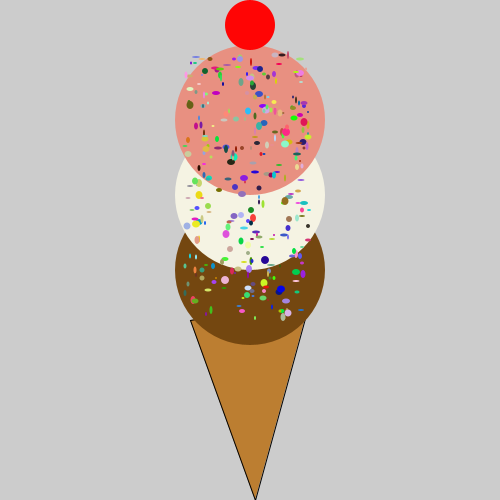
Frame 1 (no input)
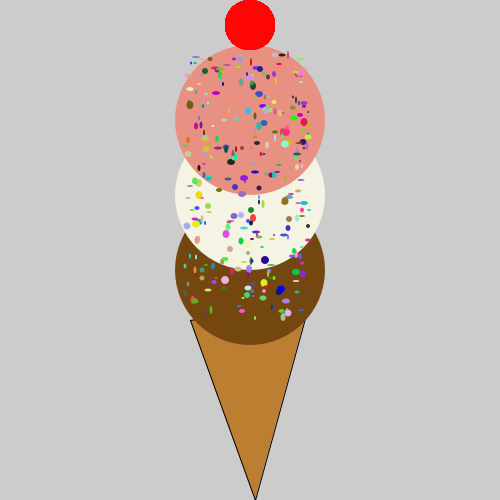
Frame 60 (the mouse pressed at the canvas centre just before this capture)
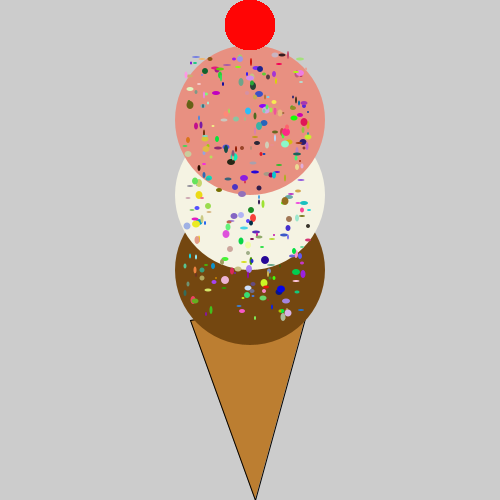
Frame 120 (the mouse held since frame 60 and released just before this capture)

The Processing sketch that drew these frames (run headless with seeded random() and noise(); from frame 60 on, the mouse is pressed at the canvas centre):

// Processing sketch: ice_cream_shop
// ── ice_cream_shop.pde
/*** When you are done, this program will draw an ice cream cone with 
     scoops of ice cream, sprinkles, and a cherry on top.
***/

void setup(){

     size(500,500);
     
     // Call the makeIceCreamCone() method below to draw the cone for your ice cream
    makeIceCreamCone();
     // Use the addScoop method below to add as many scoops of ice cream as you want
     // Choose a different flavor for each scoop
        addScoop("Chocolate");
        addScoop("Vanilla");
        addScoop("Strawberry");
        addSprinkle(300);
}
     // Use the method provided to add some sprinkles to your ice cream

     // Write code to add a cherry to the top of your ice cream. Hint: ellipse
void draw() {
    fill(#FF0505);
     ellipse (250, 25, 50, 50);
      println(mouseX + " " + mouseY);
}

/***********  These are methods for you to use. DON'T CHANGE CODE BELOW THIS LINE !!!   *****************/

//Icecream recipe
int SCOOPSIZE = 150;
int scoops = 0;
int coneY = 320;


void makeIceCreamCone(){
     //noStroke();
     fill(188,126,49);
     triangle(190,320,310,300,255,500);
}


void addScoop(String flavor){
     noStroke();
     if(flavor.equalsIgnoreCase("Chocolate")){
         fill(116,71,16);
     }
     else if(flavor.equalsIgnoreCase("Strawberry")){
         fill( 232 ,144,129);
     }
     else if(flavor.equalsIgnoreCase("Vanilla")){
         fill(245, 243, 227);
     } else{
         println("ERROR: We don't have the flavor "+ flavor); 
         return;
     }
     ellipse(width/2,coneY - 50 - (SCOOPSIZE*scoops)/2,SCOOPSIZE,SCOOPSIZE);
     scoops++;
}


void addSprinkle(int numberOfSprinkles){
    for(int i = 0; i < numberOfSprinkles; i++){
         fill(random(256),random(256),random(256));
         int minX = width/2-SCOOPSIZE/2 + 10;
         int maxX = SCOOPSIZE/3 +width/2 +10;
         int minY = coneY-((SCOOPSIZE)*scoops)/2-40;
         int maxY = coneY;
         int sprinkleAreaX = (int)random(minX, maxX);
         int sprinkleAreaY = (int)random(minY, maxY);
         int sprinkleWidth = (int)random(2,9);
         int sprinkleHeight = (int)random(2,9);
         ellipse(sprinkleAreaX,sprinkleAreaY,sprinkleHeight,sprinkleWidth);
     }
}
